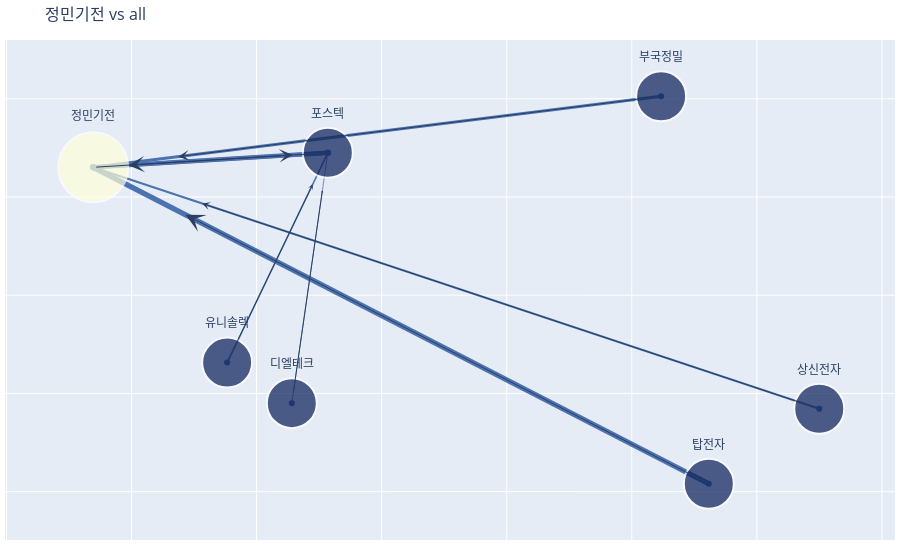

Write notebook code for a chart like this one.
### Code cell
fig = go.Figure(
            data= [*edge_traces , node_trace],
             layout=go.Layout(
                title='정민기전 vs all',
                titlefont_size=16,
                                showlegend=False,
                margin=dict(b=20,l=5,r=5,t=40),
                xaxis=dict(showgrid=True, zeroline=False, showticklabels=False),
                yaxis=dict(showgrid=True, zeroline=False, showticklabels=False)),
                )

fig.update_layout(
    annotations = annotation_list
)

fig.show()

### Figure 1 — Plotly figure (JSON) as saved in the notebook; plotly's stock layout.template omitted (floating-point values rounded to 4 significant figures)
{"data": [{"line": {"color": "#4c72b0", "width": 3}, "type": "scatter", "x": [0.6235, 0.1694, null], "y": [0.8051, 0.6604, null]}, {"line": {"color": "#4c72b0", "width": 3.75}, "type": "scatter", "x": [0.1694, 0.3569, null], "y": [0.6604, 0.6898, null]}, {"line": {"color": "#4c72b0", "width": 5.25}, "type": "scatter", "x": [0.6616, 0.1694, null], "y": [0.01615, 0.6604, null]}, {"line": {"color": "#4c72b0", "width": 4.5}, "type": "scatter", "x": [0.3569, 0.1694, null], "y": [0.6898, 0.6604, null]}, {"line": {"color": "#4c72b0", "width": 2.25}, "type": "scatter", "x": [0.7499, 0.1694, null], "y": [0.1688, 0.6604, null]}, {"line": {"color": "#4c72b0", "width": 1.5}, "type": "scatter", "x": [0.2764, 0.3569, null], "y": [0.2628, 0.6898, null]}, {"line": {"color": "#4c72b0", "width": 0.75}, "type": "scatter", "x": [0.3281, 0.3569, null], "y": [0.1803, 0.6898, null]}, {"marker": {"color": [4, 5, 4, 4, 4, 4, 4], "colorscale": [[0, "rgb(255,255,217)"], [0.125, "rgb(237,248,177)"], [0.25, "rgb(199,233,180)"], [0.375, "rgb(127,205,187)"], [0.5, "rgb(65,182,196)"], [0.625, "rgb(29,145,192)"], [0.75, "rgb(34,94,168)"], [0.875, "rgb(37,52,148)"], [1, "rgb(8,29,88)"]], "line": {"width": 2}, "reversescale": true, "size": [50, 70, 50, 50, 50, 50, 50]}, "mode": "markers+text", "text": ["부국정밀", "정민기전", "탑전자", "포스텍", "상신전자", "유니솔렉", "디엘테크"], "textposition": "top center", "type": "scatter", "x": [0.6235, 0.1694, 0.6616, 0.3569, 0.7499, 0.2764, 0.3281], "y": [0.8051, 0.6604, 0.01615, 0.6898, 0.1688, 0.2628, 0.1803]}], "layout": {"annotations": [{"arrowhead": 3, "arrowsize": 1.8, "ax": 0.6235, "axref": "x", "ay": 0.8051, "ayref": "y", "showarrow": true, "x": 0.2375, "xref": "x", "y": 0.6821, "yref": "y"}, {"arrowhead": 3, "arrowsize": 2.25, "ax": 0.1694, "axref": "x", "ay": 0.6604, "ayref": "y", "showarrow": true, "x": 0.3288, "xref": "x", "y": 0.6854, "yref": "y"}, {"arrowhead": 3, "arrowsize": 3.15, "ax": 0.6616, "axref": "x", "ay": 0.01615, "ayref": "y", "showarrow": true, "x": 0.2432, "xref": "x", "y": 0.5638, "yref": "y"}, {"arrowhead": 3, "arrowsize": 2.7, "ax": 0.3569, "axref": "x", "ay": 0.6898, "ayref": "y", "showarrow": true, "x": 0.1975, "xref": "x", "y": 0.6648, "yref": "y"}, {"arrowhead": 3, "arrowsize": 1.35, "ax": 0.7499, "axref": "x", "ay": 0.1688, "ayref": "y", "showarrow": true, "x": 0.2565, "xref": "x", "y": 0.5867, "yref": "y"}, {"arrowhead": 3, "arrowsize": 0.9, "ax": 0.2764, "axref": "x", "ay": 0.2628, "ayref": "y", "showarrow": true, "x": 0.3449, "xref": "x", "y": 0.6258, "yref": "y"}, {"arrowhead": 3, "arrowsize": 0.45, "ax": 0.3281, "axref": "x", "ay": 0.1803, "ayref": "y", "showarrow": true, "x": 0.3526, "xref": "x", "y": 0.6134, "yref": "y"}], "margin": {"b": 20, "l": 5, "r": 5, "t": 40}, "showlegend": false, "title": {"font": {"size": 16}, "text": "정민기전 vs all"}, "xaxis": {"showgrid": true, "showticklabels": false, "zeroline": false}, "yaxis": {"showgrid": true, "showticklabels": false, "zeroline": false}}}
